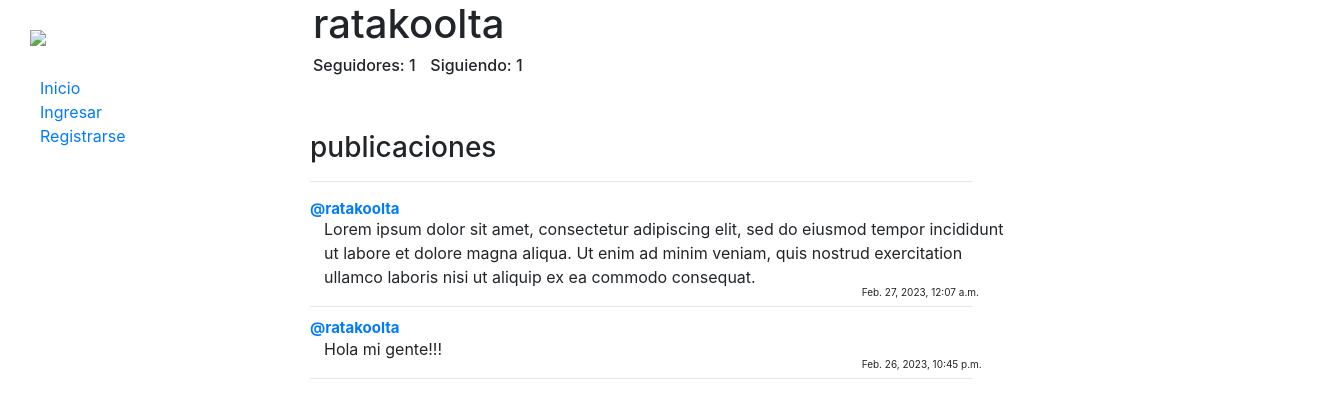
The page /profile/2 on the database its author committed.
### network/models.py (models this page shows, shortened)
class User(AbstractUser):
    pass

class Post(models.Model):
    user = models.ForeignKey(User, on_delete=models.CASCADE, related_name="autor")
    post = models.CharField(max_length=140)
    date = models.DateTimeField(auto_now_add=True)

### network/views.py (the view)
# urls.py: path("profile/<int:user_id>", views.profile, name="profile"),
def profile(request, user_id):
    user = User.objects.get(pk=user_id)
    inicio = Post.objects.filter(user=user).order_by("id").reverse()
    follower = Follow.objects.filter(user=user)
    followed = Follow.objects.filter(followed=user)
    try:
        checkfollow = followed.filter(user=User.objects.get(pk=request.user.id))
        if len(checkfollow) != 0:
            isFollowing = False
        else:
            isFollowing = True
    except:
        isFollowing = False
    paginator = Paginator(inicio, 10)
    paginas = request.GET.get('page')
    publicaciones = paginator.get_page(paginas)
    return render(request, "network/profile.html", {
        "inicio": inicio,
        "publicaciones": publicaciones,
        "username": user.username,
        "follower": follower,
        "followed": followed,
        "isFollowing": isFollowing,
        "user_profile": user
    })

### network/templates/network/profile.html (shortened to what this page needs)
{% extends "network/layout.html" %}
{% load static %}
{% block body %}
    <div class="row d-flex" style="margin-left: 3px;">
        <h1>{{ username }}</h1>
    </div>
    <div class="row d-flex" style="margin-left: 3px;">
    <h6>Seguidores: {{ followed.count }}</h6><h6 style="color: white;">__</h6><h6>Siguiendo: {{ follower.count }}</h6>
    </div>
    <br><br>
    <h3>publicaciones</h3>
    <hr>
    <div class="inicio">
        {% for post in publicaciones %}
            <div>
                <p id="usuario"><a href="{% url 'profile' user_id=post.user.id %}">@{{ post.user }}</a></p>
                <p id="post"> {{ post.post }}</p>
                <p id="fecha">{{ post.date }}</p>
                <hr style="margin-bottom: 10px;">
            </div>
            {% endfor %}
    </div>
{% endblock %}

### network/static/network/styles.css (style rules this page uses)
hr { width: 60%; margin-left: 0%; }
#usuario { font-weight: bold; margin-bottom: -3px; font-size: 15px; }
#post { margin-left: 14px; width: 690px; }
#fecha { font-size: 10px; margin-left: 50%; margin-top: -20px; margin-bottom: -10px; }
body { overflow-x: hidden; }

### rows shown on the page
User: username "ratakoolta"
Post: user "ratakoolta", post "Lorem ipsum dolor sit amet, consectetur adipiscing elit, sed do eiusmod tempor incididunt ut labore et dolore magna aliqua. Ut enim ad minim veniam, quis nostrud exercitation ullamco laboris nisi ut aliquip ex ea commodo consequat.", date "Feb. 27, 2023, 12:07 a.m."
Post: user "ratakoolta", post "Hola mi gente!!!", date "Feb. 26, 2023, 10:45 p.m."

### other values the page prints
{{ followed.count }} "1"
{{ follower.count }} "1"
